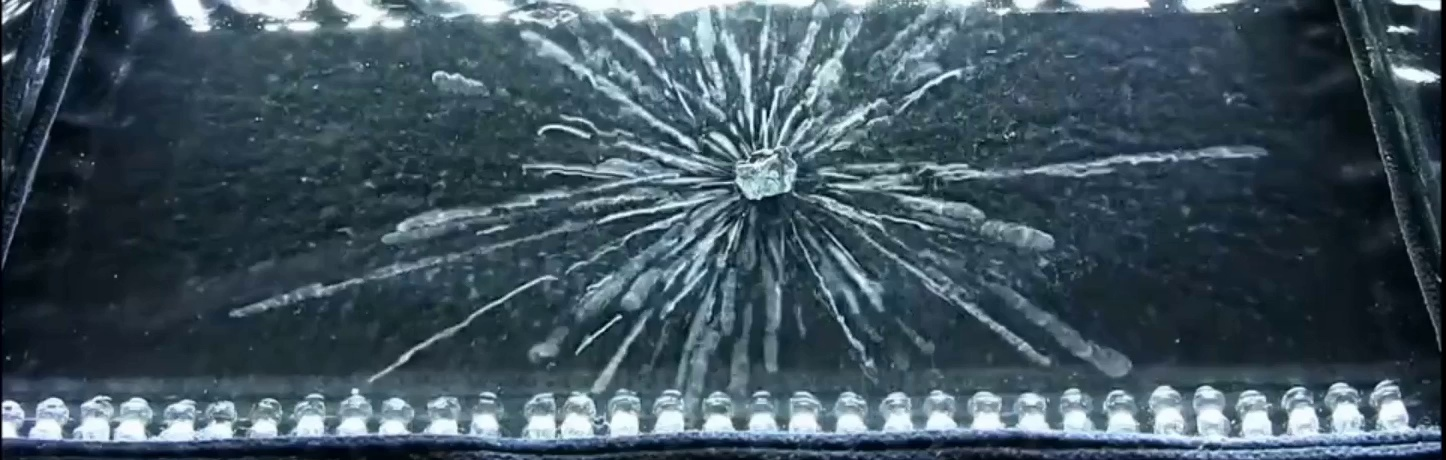
#> input picture src/testData/chamber1frame0.jpg, 1446 x 460 px, found by its file name
$ jupyter execute Kmeans.ipynb
#> lines starting #> are read from the running program, lines starting #| are printed output that depends on the picture
[cell 1]
import numpy as np
import pandas as pd
import matplotlib.pyplot as plt
from mpl_toolkits.mplot3d import Axes3D
from matplotlib import colors
from skimage.color import rgb2gray, rgb2hsv, hsv2rgb
from skimage.io import imread, imshow
from sklearn.cluster import KMeans

[cell 2]
def imageToDF(image):
    df = pd.DataFrame([image[:,:,0].flatten(),image[:,:,1].flatten(),image[:,:,2].flatten()]).T
    df.columns = ["Red_Channel","Green_Channel","Blue_Channel"]
    return df

[cell 3]
imgPath = "MMBCReco/dataManip/frames/chamber1frame0.jpg"
track = imread(imgPath)
#> track is the input picture: shape (460, 1446, 3); mean R, G, B 65, 83.8, 95.1
df_track = imageToDF(track)
#> in imageToDF, `df = pd.DataFrame([image[:,:,0].flatten(),image[:,:,1].flatten(),image..`: df = table of 665160 rows and 3 columns
#> df_track = table of 665160 rows and 3 columns

[cell 4]
plt.figure(num=None, figsize=(8, 6), dpi=80)
kmeans = KMeans(n_clusters =  4, random_state = 62).fit(df_track)
result = kmeans.labels_.reshape(track.shape[0],track.shape[1])
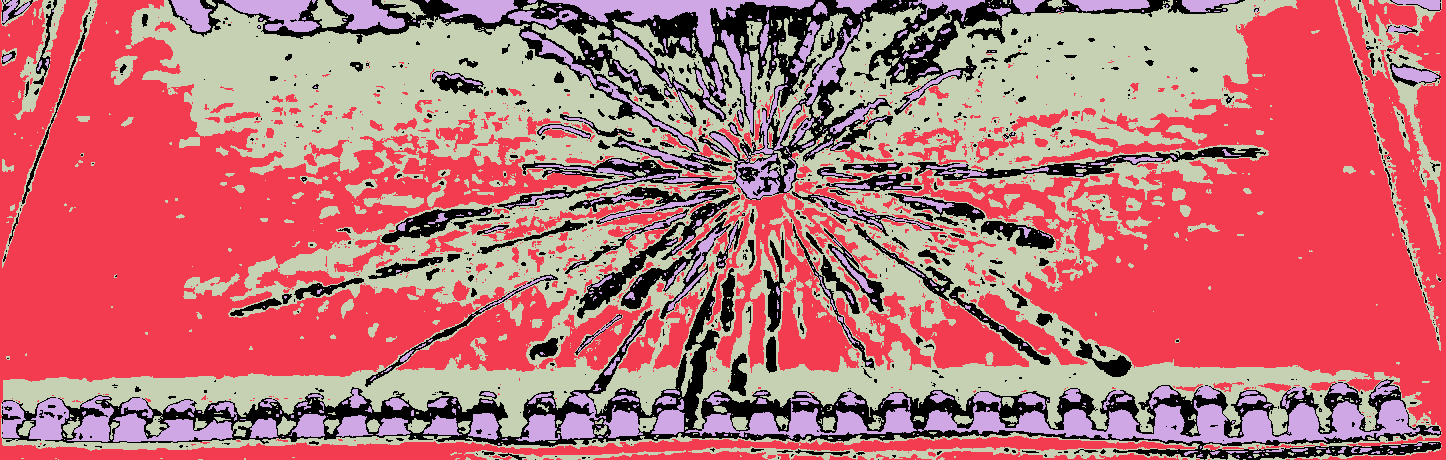
#> result: shape (460, 1446) int32; 4 distinct labels, from 0 to 3; one colour per label, 0 black
imshow(result, cmap='viridis')
plt.show()

[cell 5]
fig, axes = plt.subplots(4,2, figsize=(12, 12))
for n, ax in enumerate(axes.flatten()):
    ax.imshow(result==[n], cmap='gray')
    ax.set_axis_off()

fig.tight_layout()
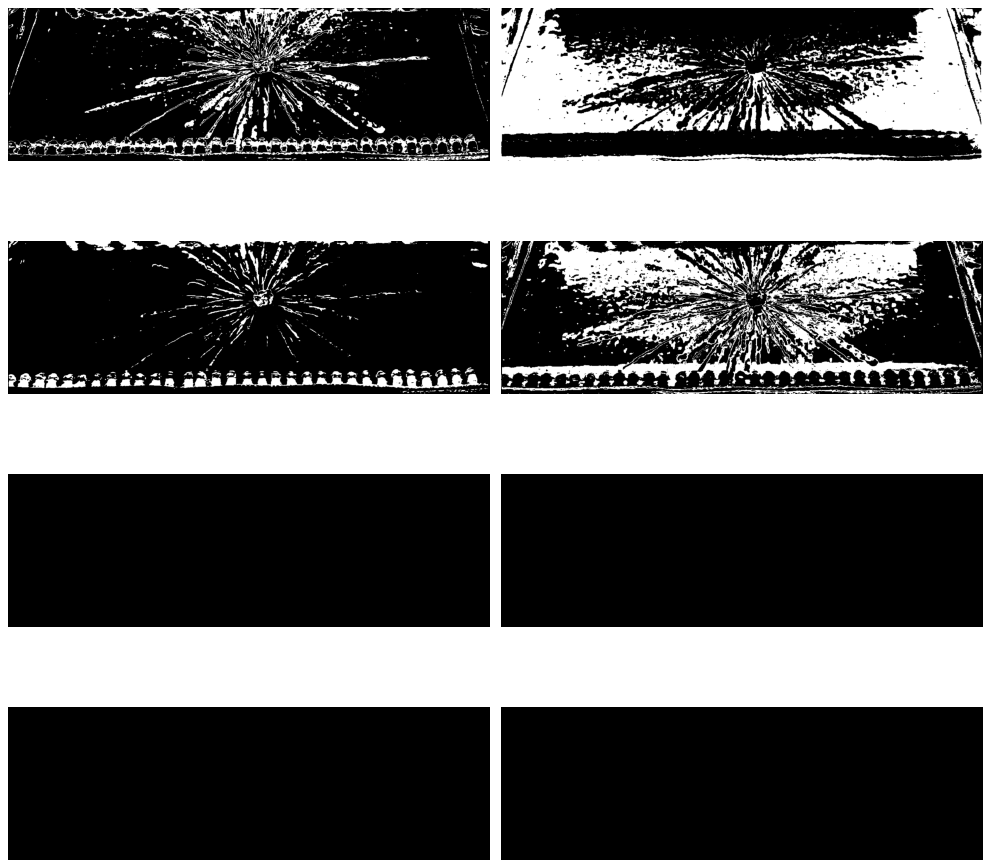
#> figure drawn by matplotlib, 8 panels

$ run again, with src/testData/chamber1frame10.jpg copied over src/testData/chamber1frame0.jpg
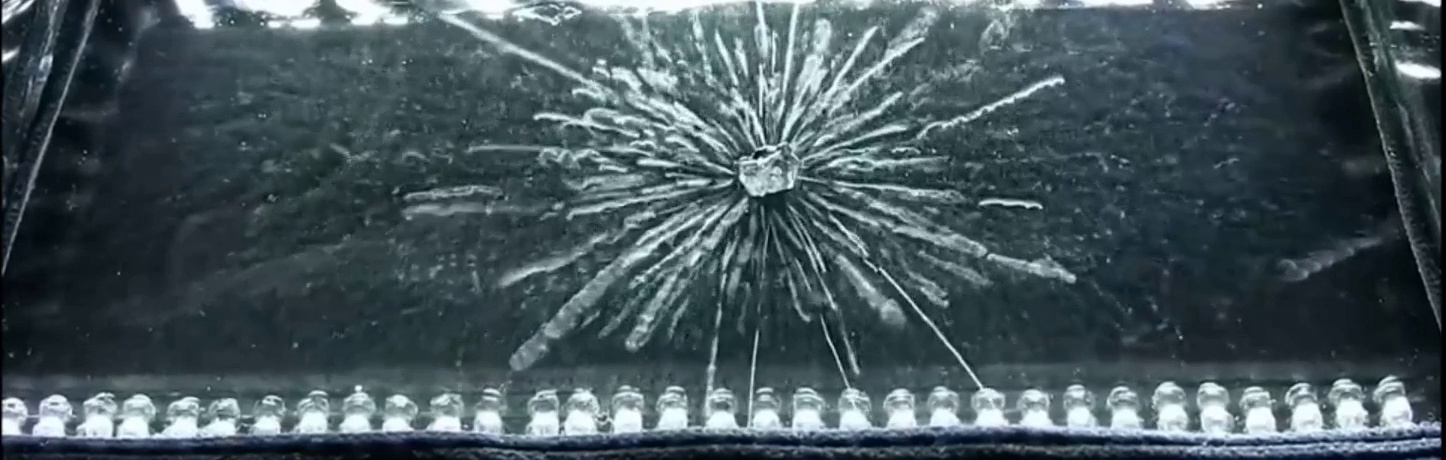
#> input picture src/testData/chamber1frame10.jpg, 1446 x 460 px, found by its file name
#> track is the input picture: shape (460, 1446, 3); mean R, G, B 69.7, 85.5, 91.4
#> df = table of 665160 rows and 3 columns
#> `result = kmeans.labels_.reshape(track.shape[0],track.shape[1])`:
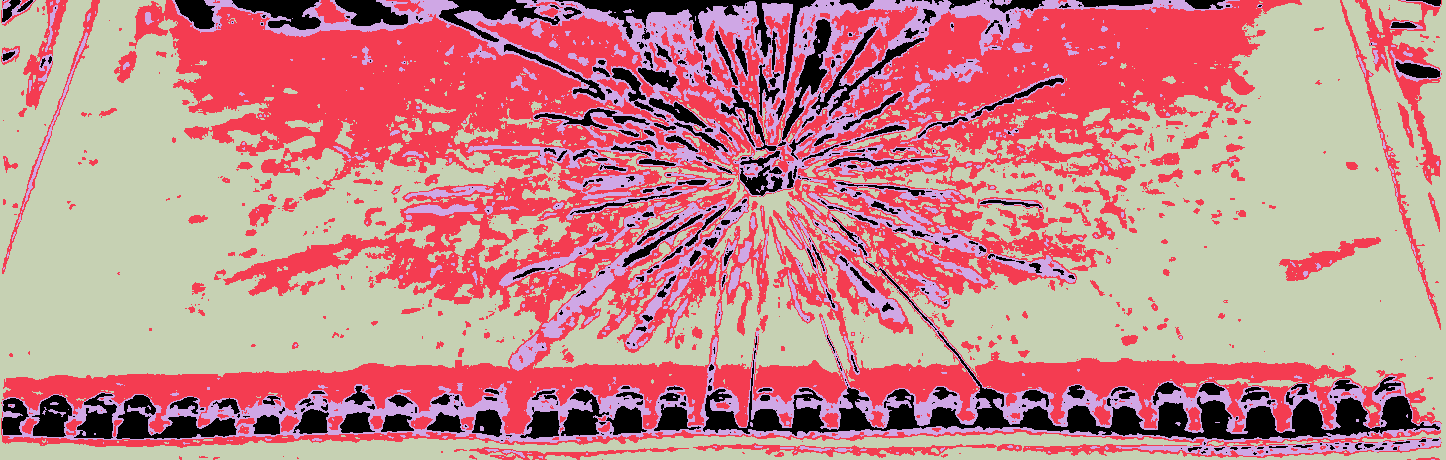
#> result: shape (460, 1446) int32; 4 distinct labels, from 0 to 3; one colour per label, 0 black
